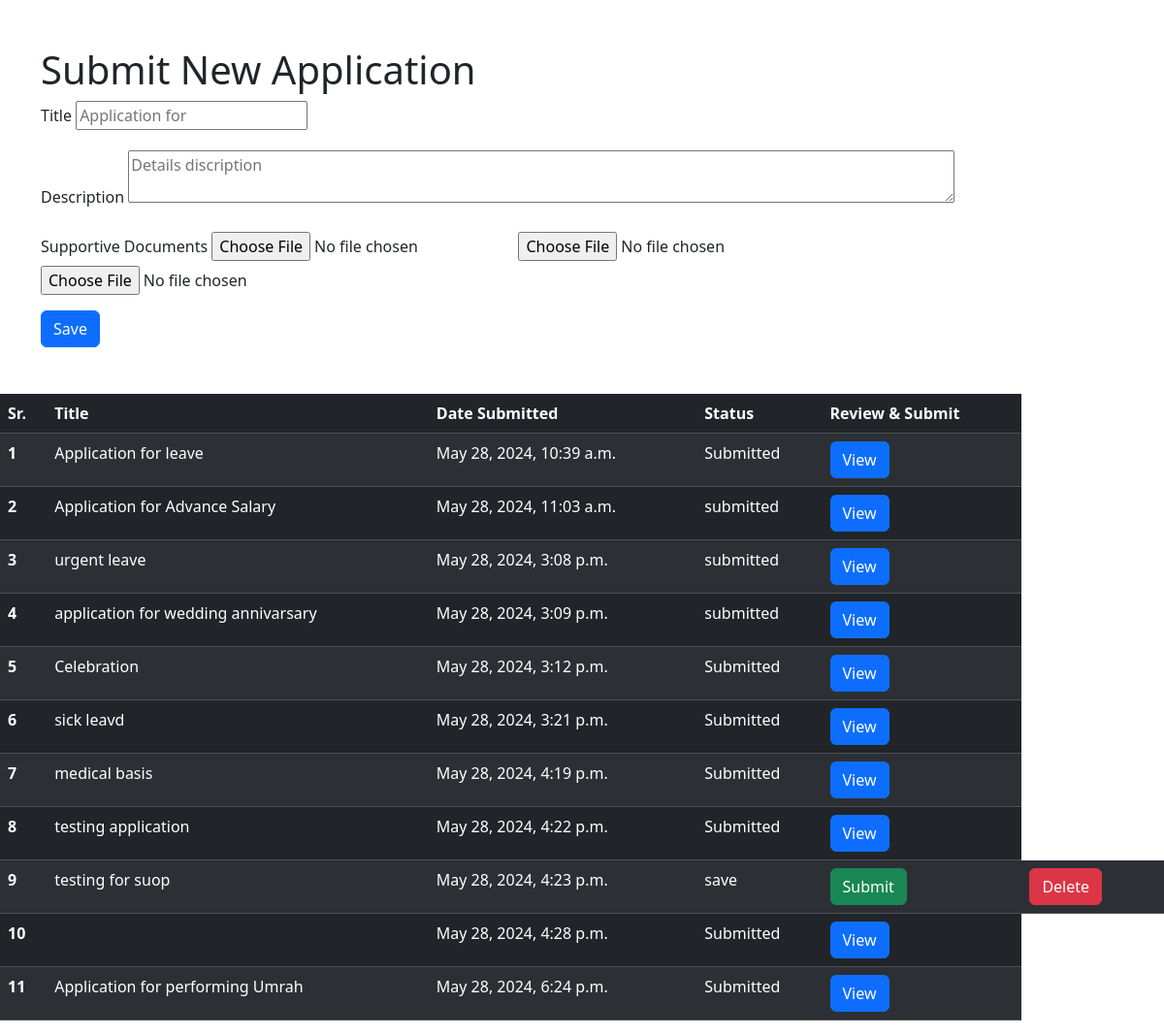
The app's page /labor/application/ (signed in), older data.
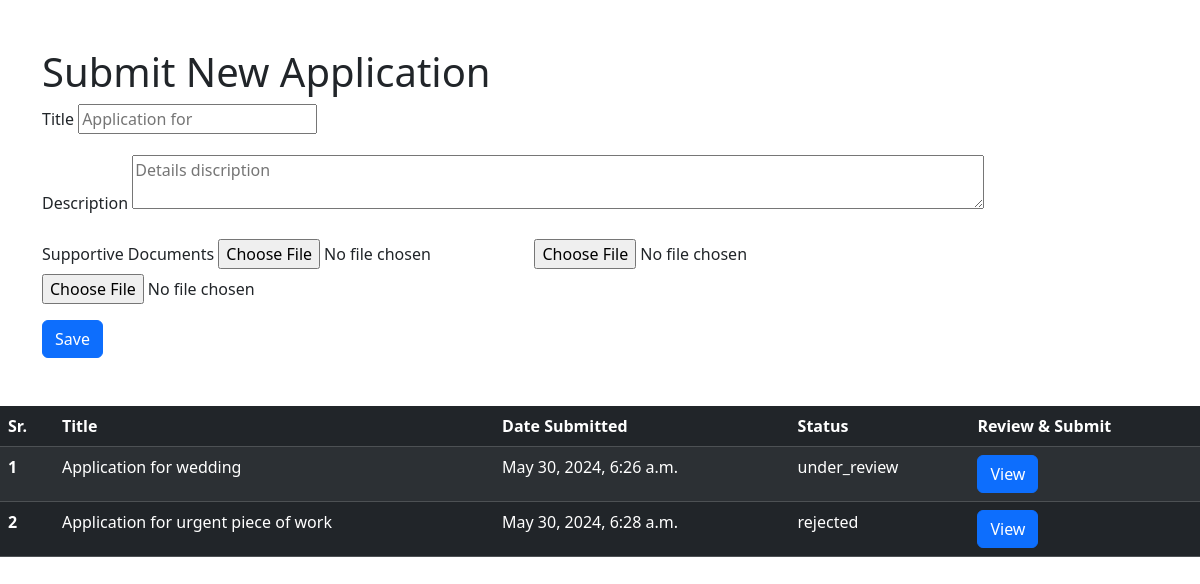
The same page, newer data.
### supervisor/models.py (models this page shows, shortened)
class Application(models.Model):
    STATUS_CHOICES = [
        ('save', 'Saved'),
        ('submitted', 'Submitted'),
        ('under_review', 'Under Review'),
        ('approved', 'Approved'),
        ('rejected', 'Rejected'),
    ]
    labor = models.ForeignKey(Labor, on_delete=models.CASCADE, related_name="applications")
    title = models.CharField(max_length=255)
    app_id = models.CharField(max_length=10,  verbose_name="Application ID")
    description = models.TextField()
    date_submitted = models.DateTimeField(auto_now_add=True)
    status = models.CharField(max_length=20, choices=STATUS_CHOICES, default='save')
    def save(self, *args, **kwargs):
        if not self.app_id:
            self.app_id = self.generate_application_id()
        super(Application, self).save(*args, **kwargs)
    class Meta:
        verbose_name_plural = "Applications"

### labor/views.py (the view, shortened to what this page needs)
# urls.py: path('application/', views.labor_application_view, name='application'),
def labor_application_view(request):
    user = request.user
    labor = get_object_or_404(Labor, user=user)
    application = labor.applications.all()
    return render(request, 'labor/application.html', context={'labor':labor, 'applications':application})

### labor/templates/labor/application.html (shortened to what this page needs)
<!DOCTYPE html>
<html lang="en">
<head>
    <link href="https://cdn.jsdelivr.net/npm/bootstrap@5.3.3/dist/css/bootstrap.min.css" rel="stylesheet">
</head>
<body>
 <div class="container mt-5">
        <h1>Submit New Application</h1>
        <form method="post" enctype="multipart/form-data" action="{% url 'labor:application' %}">
            <div class="mb-3">
                <label for="id_title" class="form-label">Title</label>
                <input name="title" type="text" placeholder="Application for ">
            </div>
            <div class="mb-3">
                <label for="id_description" class="form-label">Description</label>
                <textarea name="desc"  placeholder="Details discription" rows="2" cols="90"></textarea>
            </div>
            <div class="mb-3">
                <label for="id_document" class="form-label">Supportive Documents</label>
                <input type="file" name="doc_file1">
                <input type="file" name="doc_file2">
                <input type="file" name="doc_file3">
            </div>
            <button type="submit" class="btn btn-primary">Save</button>
        </form>
    </div>
   <table class="table table-striped table-dark mt-5 ml-4">
  <thead>
    <tr>
      <th scope="col">Sr.</th>
      <th scope="col">Title</th>
      <th scope="col">Date Submitted</th>
      <th scope="col">Status</th>
      <th scope="col">Review & Submit</th>
    </tr>
  </thead c>
  <tbody>
  {% for app in applications %}
    <tr>
      <th scope="row">{{forloop.counter}}</th>
      <td>{{app.title}}</td>
      <td>{{app.date_submitted}}</td>
      <td>{{app.status}}</td>
        {% if app.status == "save"  %}
      <td><a href="{% url 'labor:submit_application' app.id %}"><button class="btn btn-success">Submit</button></a></td>
      <td><a href="{% url 'labor:delete_application' app.id %}"><button class="btn btn-danger">Delete</button></a></td>
      <td>
      </td>
        {% else %}
        <td> <a href="{% url 'labor:application_report' app.id %}"> <button class="btn btn-primary">View</button></a> </td>
        {% endif %}
    </tr>
  {% endfor %}
  </tbody>
</table>
</body>
</html>

Row changes from the older to the newer data that the page shows:
removed Application: title "urgent leave", date_submitted "May 28, 2024, 3:08 p.m.", status "submitted", shows "View"
removed Application: title "application for wedding annivarsary", date_submitted "May 28, 2024, 3:09 p.m.", status "submitted", shows "View"
removed Application: title "Celebration", date_submitted "May 28, 2024, 3:12 p.m.", status "Submitted", shows "View"
removed Application: title "sick leavd", date_submitted "May 28, 2024, 3:21 p.m.", status "Submitted", shows "View"
removed Application: title "medical basis", date_submitted "May 28, 2024, 4:19 p.m.", status "Submitted", shows "View"
removed Application: title "testing application", date_submitted "May 28, 2024, 4:22 p.m.", status "Submitted", shows "View"
removed Application: title "testing for suop", date_submitted "May 28, 2024, 4:23 p.m.", status "save", shows "Submit"
removed Application: date_submitted "May 28, 2024, 4:28 p.m.", status "Submitted", shows "View"
removed Application: title "Application for performing Umrah", date_submitted "May 28, 2024, 6:24 p.m.", status "Submitted", shows "View"
changed Application: title "Application for leave" → "Application for wedding"; date_submitted "May 28, 2024, 10:39 a.m." → "May 30, 2024, 6:26 a.m."; status "Submitted" → "under_review"
changed Application: title "Application for Advance Salary" → "Application for urgent piece of work"; date_submitted "May 28, 2024, 11:03 a.m." → "May 30, 2024, 6:28 a.m."; status "submitted" → "rejected"
